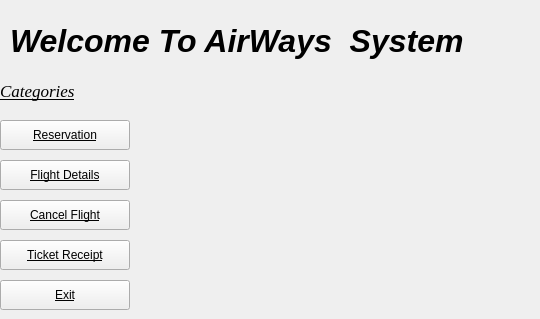
     <widget class="QWidget" name="MainMenu">
      <widget class="QLabel" name="sectitle">
       <property name="geometry">
        <rect>
         <x>10</x>
         <y>20</y>
         <width>521</width>
         <height>41</height>
        </rect>
       </property>
       <property name="font">
        <font>
         <pointsize>24</pointsize>
         <weight>75</weight>
         <italic>true</italic>
         <bold>true</bold>
        </font>
       </property>
       <property name="text">
        <string>Welcome To AirWays  System</string>
       </property>
      </widget>
      <widget class="QLabel" name="label">
       <property name="geometry">
        <rect>
         <x>0</x>
         <y>75</y>
         <width>131</width>
         <height>31</height>
        </rect>
       </property>
       <property name="font">
        <font>
         <family>Times New Roman</family>
         <pointsize>13</pointsize>
         <weight>9</weight>
         <italic>true</italic>
         <bold>false</bold>
         <underline>true</underline>
        </font>
       </property>
       <property name="styleSheet">
        <string notr="true">text-shadow: 2px 2px 2px #1C6EA4;
text-decoration: underline;
font: 75 italic 13pt &quot;Times New Roman&quot;;</string>
       </property>
       <property name="text">
        <string>Categories</string>
       </property>
      </widget>
      <widget class="QPushButton" name="reservation">
       <property name="geometry">
        <rect>
         <x>0</x>
         <y>120</y>
         <width>130</width>
         <height>30</height>
        </rect>
       </property>
       <property name="styleSheet">
        <string notr="true">text-shadow: 2px 2px 2px #1C6EA4;
text-decoration: underline;
font: 75 italic 13pt &quot;Times New Roman&quot;;</string>
       </property>
       <property name="text">
        <string>Reservation</string>
       </property>
      </widget>
      <widget class="QPushButton" name="FlightDetails">
       <property name="geometry">
        <rect>
         <x>0</x>
         <y>160</y>
         <width>130</width>
         <height>30</height>
        </rect>
       </property>
       <property name="styleSheet">
        <string notr="true">text-shadow: 2px 2px 2px #1C6EA4;
text-decoration: underline;
font: 75 italic 13pt &quot;Times New Roman&quot;;</string>
       </property>
       <property name="text">
        <string>Flight Details</string>
       </property>
      </widget>
      <widget class="QPushButton" name="CancelFlight">
       <property name="geometry">
        <rect>
         <x>0</x>
         <y>200</y>
         <width>130</width>
         <height>30</height>
        </rect>
       </property>
       <property name="styleSheet">
        <string notr="true">text-shadow: 2px 2px 2px #1C6EA4;
text-decoration: underline;
font: 75 italic 13pt &quot;Times New Roman&quot;;</string>
       </property>
       <property name="text">
        <string>Cancel Flight</string>
       </property>
      </widget>
      <widget class="QPushButton" name="pushButton_4">
       <property name="geometry">
        <rect>
         <x>0</x>
         <y>240</y>
         <width>130</width>
         <height>30</height>
        </rect>
       </property>
       <property name="styleSheet">
        <string notr="true">text-shadow: 2px 2px 2px #1C6EA4;
text-decoration: underline;
font: 75 italic 13pt &quot;Times New Roman&quot;;</string>
       </property>
       <property name="text">
        <string>Ticket Receipt</string>
       </property>
      </widget>
      <widget class="QPushButton" name="pushButton_5">
       <property name="geometry">
        <rect>
         <x>0</x>
         <y>280</y>
         <width>130</width>
         <height>30</height>
        </rect>
       </property>
       <property name="styleSheet">
        <string notr="true">text-shadow: 2px 2px 2px #1C6EA4;
text-decoration: underline;
font: 75 italic 13pt &quot;Times New Roman&quot;;</string>
       </property>
       <property name="text">
        <string>Exit</string>
       </property>
      </widget>
     </widget>
